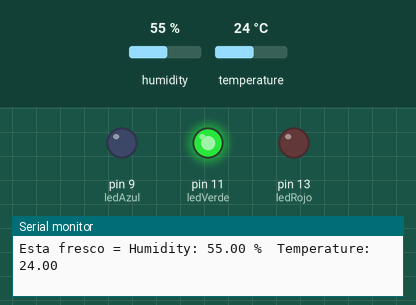
Bench run of a sketch on a simulated Arduino Uno, built with avr-gcc and run on an emulated ATmega328P. On the bench: output pins drawn as LEDs (lit = HIGH), the last lines printed to the serial monitor. Inputs (shaded band) come from the test bench; at power-on: temperature 24 °C, humidity 55 %.

Above: at 3.8 s.
3.9 s: temperature set to 20 °C
At 6.1 s:
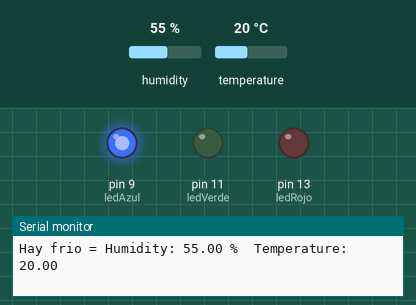
6.8 s: temperature set to 28 °C
At 8.5 s:
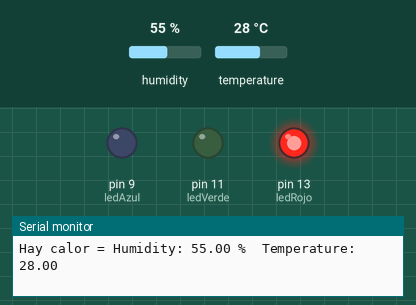
9.7 s: temperature set to 26 °C
12.6 s: temperature set to 23 °C
At 13.5 s:
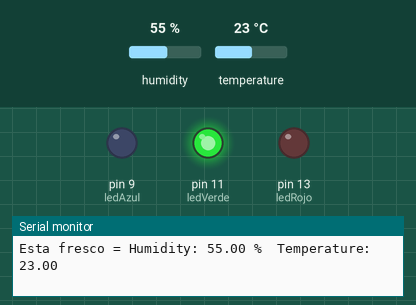
15.5 s: temperature set to 12 °C
At 18.5 s:
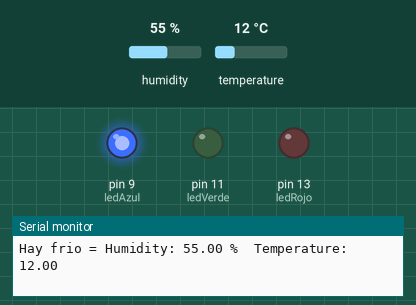
Timing chart, 0 to 19.7 s (numbered marks = the images above; inputs shaded):
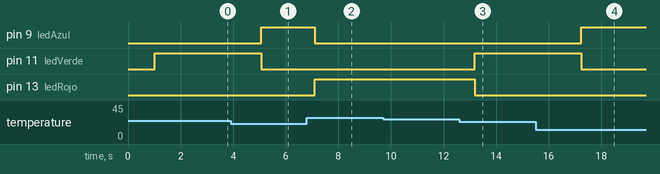

Measured:
- the behaviour switches between 22 and 21 °C on temperature (found by bisection; images 0 and 1)
- the behaviour switches between 25 and 24 °C on temperature (found by bisection; images 2 and 3)
- after the input at 3.9 s, pin 9 (ledAzul): LOW → HIGH after 1.2 s; pin 11 (ledVerde): HIGH → LOW after 1.2 s
- after the input at 6.8 s, pin 9 (ledAzul): HIGH → LOW after 0.30 s; pin 13 (ledRojo): LOW → HIGH after 0.30 s
- after the input at 12.6 s, pin 11 (ledVerde): LOW → HIGH after 0.58 s; pin 13 (ledRojo): HIGH → LOW after 0.58 s
- after the input at 15.5 s, pin 9 (ledAzul): LOW → HIGH after 1.7 s; pin 11 (ledVerde): HIGH → LOW after 1.7 s

The sketch:

Sensor.ino
```cpp
#include "DHT.h"
#define DHTPIN A0
#define DHTTYPE DHT11
DHT dht(DHTPIN, DHTTYPE);
const int ledRojo = 13;
const int ledVerde = 11;
const int ledAzul = 9;

void setup() {
    Serial.begin(9600);
    Serial.println("Prueba de temperatura");
    dht.begin();
    pinMode(ledRojo, OUTPUT);
    pinMode(ledVerde, OUTPUT);
    pinMode(ledAzul, OUTPUT);
}

void loop() {
    delay(1000);

    float h = dht.readHumidity();
    float t = dht.readTemperature();
    float f = dht.readTemperature(true);
    if (t < 22.00){
      digitalWrite(ledRojo, LOW);
      digitalWrite(ledVerde, LOW);
      digitalWrite(ledAzul, HIGH);
      Serial.print("Hay frio = ");
    }
    else if (t > 24.00){
      digitalWrite(ledRojo, HIGH);
      digitalWrite(ledVerde, LOW);
      digitalWrite(ledAzul, LOW);
      Serial.print("Hay calor = ");
    }else {
      digitalWrite(ledRojo, LOW);
      digitalWrite(ledVerde, HIGH);
      digitalWrite(ledAzul, LOW);
      Serial.print("Esta fresco = ");
    }

    if (isnan(h) || isnan(t) || isnan(f)) {
    Serial.println("Failed to read from DHT sensor!");
    return;
    }

    Serial.print("Humidity: ");
    Serial.print(h);
    Serial.print(" %\t");
    Serial.print("Temperature: ");
    Serial.println(t);
}
```
